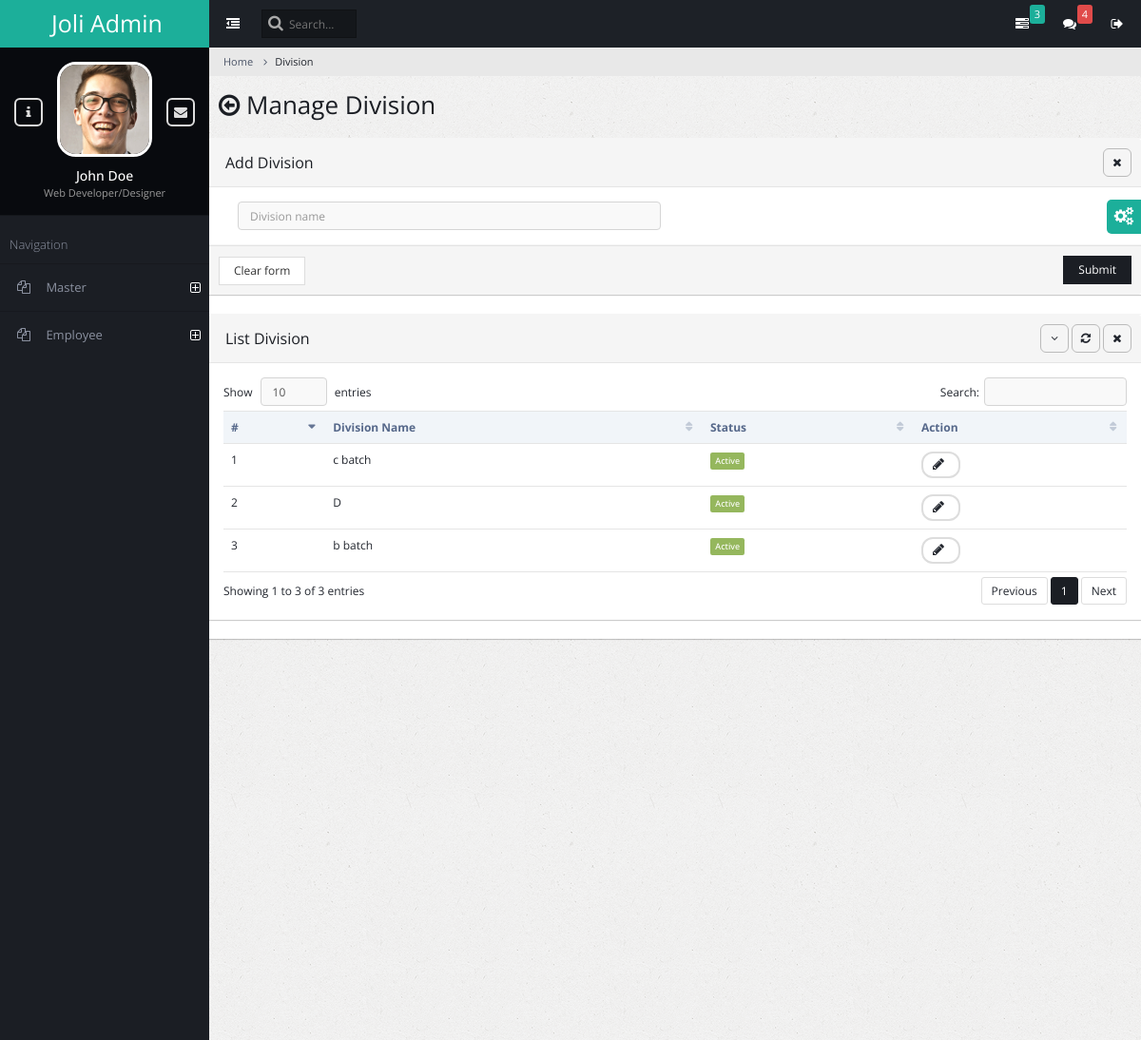
The page /admin_master_division on the database its author committed.
### admin_master/models.py (models this page shows)
class division_master(models.Model):
    name=models.CharField(max_length=100)
    status=models.IntegerField(default=1)

### admin_master/views.py (the view, shortened to what this page needs)
# urls.py: path('admin_master_division',admin_master_division,name='master_division'),
def admin_master_division(request):
    message=''
    msg=''
    display=division_master.objects.all()
    return render(request,'admin_master_division_manage.html',{'msg':message,'mseg':msg,'display':display})

### admin_master/templates/admin_master_division_manage.html (shortened to what this page needs)
{% extends 'index.html' %}
{% load static %}
{% block content %}
<ul class="breadcrumb">
    <li><a href="#">Home</a></li>
    <li class="active">Division</li>
</ul>
<div class="page-title">
    <h2><span class="fa fa-arrow-circle-o-left"></span> Manage Division</h2>
</div>
<div class="panel panel-default">
    <div class="panel-heading">
    <h3 class="panel-title">Add Division</h3>
<ul class="panel-controls">
<li><a href="#" class="panel-remove"><span class="fa fa-times"></span></a></li>
</ul>
</div>
<form method="post">{% csrf_token %}
    <div class="panel-body">
        <div class="form-group">
    <div class="col-md-6 col-xs-6">
        <input type="text" class="form-control" name="division_name" autofocus placeholder="Division name"/>
    </div>
</div>
</div>
    <div class="panel panel-default">
    <div class="panel-footer">
        <input type="reset" value="Clear form" class="btn btn-default" id="pc_refresh">
        <button class="btn btn-primary pull-right">Submit</button>
    </div>
    </div>
</form>
     <div class="panel panel-default">
        <div class="panel-heading">
            <h3 class="panel-title">List Division</h3>
            <ul class="panel-controls">
                <li><a href="#" class="panel-collapse"><span class="fa fa-angle-down"></span></a></li>
                <li><a href="#" class="panel-refresh"><span class="fa fa-refresh"></span></a></li>
                <li><a href="#" class="panel-remove"><span class="fa fa-times"></span></a></li>
            </ul>
        </div>
        <div class="panel-body">
            <table class="table datatable">
                <thead>
                    <tr>
                        <th>#</th>
                        <th>Division Name</th>
                        <th>Status</th>
                        <th>Action</th>
                    </tr>
                </thead>
                <tbody>
                    {% for i in display %}
                    <tr id="tr{{i.id}}">
                        <td>{{forloop.counter}}</td>
                        <td>{{i.name}}</td>
                        <td>{% if i.status == 1 %}<span class="label label-success">Active</span>{% else %}
                            <span class="label label-danger">Deactive</span>  {% endif %}</td>
                        <td><button class="btn btn-default btn-rounded btn-sm" onclick="edit_qual('{{i.id}}')"><span id="spinner{{i.id}}" class="fa fa-pencil"></span></button>
                        </td>
                    </tr>
                    {% endfor %}
                </tbody>
            </table>
        </div>
     </div>
{% endblock %}

### rows shown on the page
division_master: name "c batch", status "Active"
division_master: name "D", status "Active"
division_master: name "b batch", status "Active"
